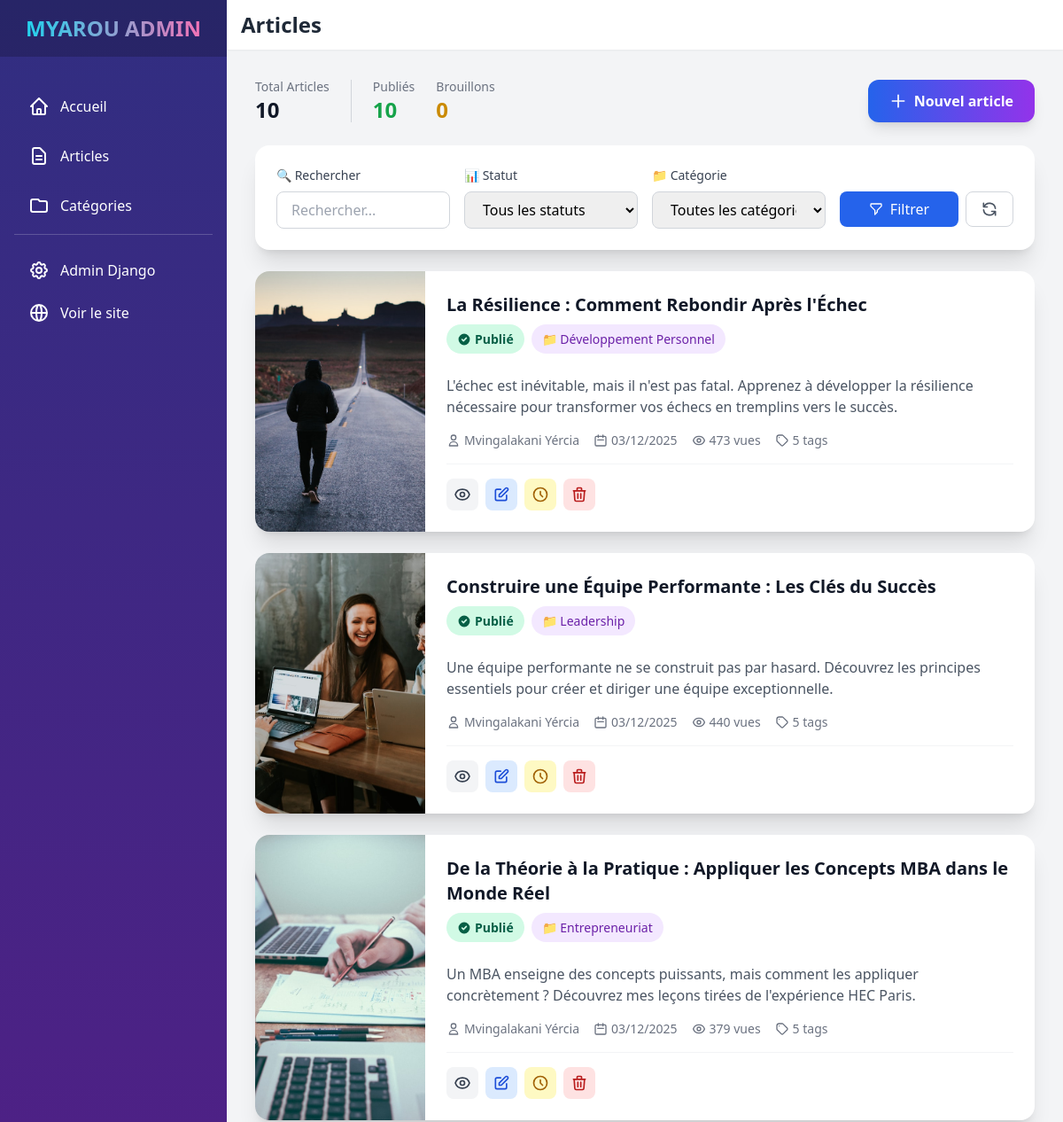
Before: /dashboard/articles/ (signed in, upper part) with the older database file.
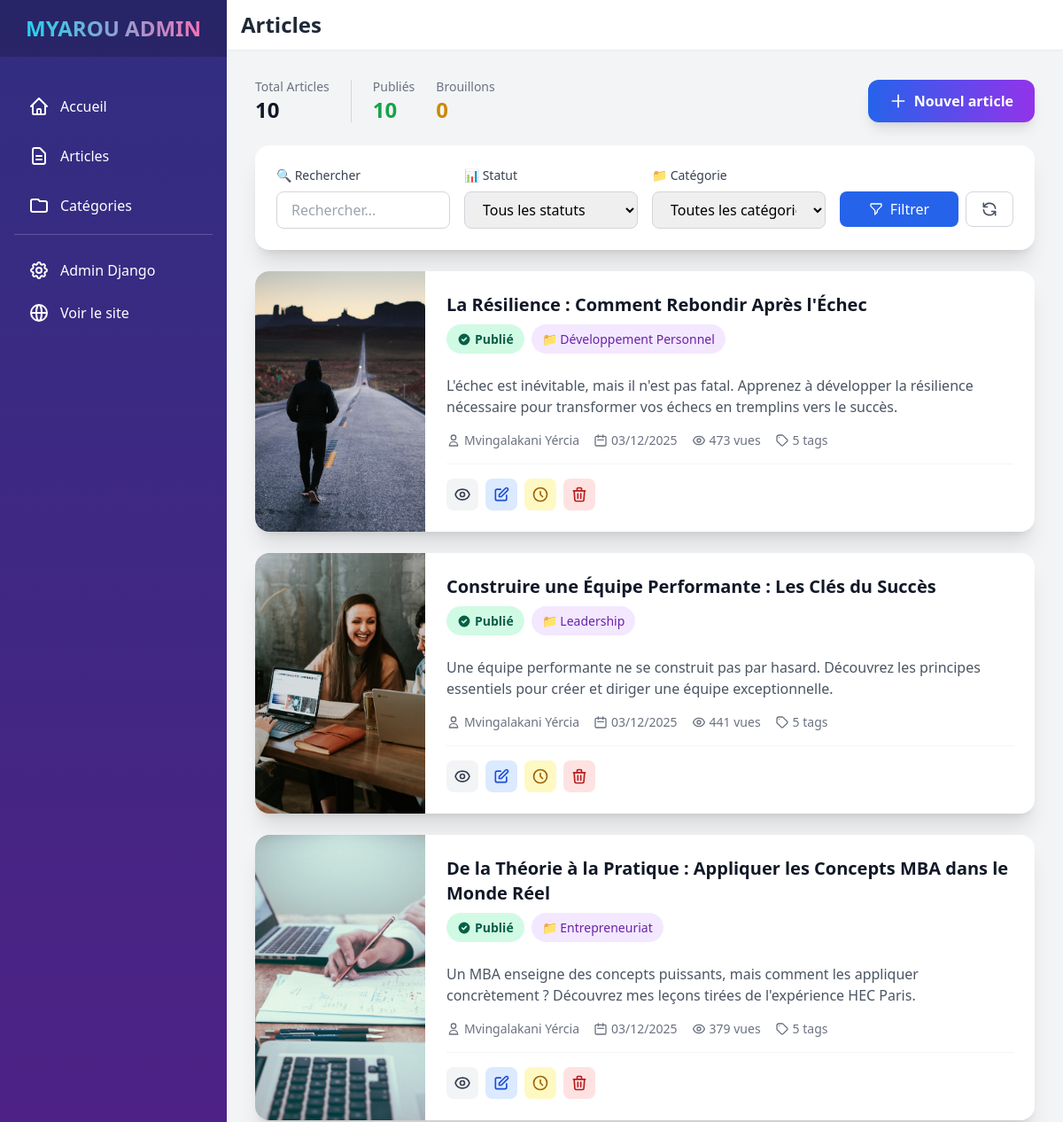
After: the same page with the newer database file.
### blog/models.py (models this page shows, shortened)
class Article(models.Model):
    STATUS_CHOICES = [
        ('draft', 'Brouillon'),
        ('published', 'Publié'),
        ('archived', 'Archivé'),
    ]
    title = models.CharField(
        max_length=255,
        verbose_name="Titre",
        help_text="Titre de l'article."
    )
    slug = models.SlugField(
        max_length=255,
        unique=True,
        blank=True,
        help_text="Slug généré automatiquement."
    )
    content = RichTextUploadingField(
        config_name='awesome_ckeditor',
        verbose_name="Contenu",
        help_text="Contenu principal de l'article avec éditeur HTML riche."
    )
    excerpt = models.TextField(
        blank=True,
        max_length=500,
        verbose_name="Extrait",
        help_text="Court extrait de l'article pour les listes (optionnel)."
    )
    image = models.ImageField(
        upload_to='articles/',
        blank=True,
        null=True,
        help_text="Image principale (optionnel)."
    )
    video_file = models.FileField(
        upload_to='articles/videos/',
        blank=True,
        null=True,
        verbose_name="Fichier vidéo",
        help_text="Télécharger une vidéo (MP4, WebM, etc.)."
    )
    video_url = models.URLField(
        blank=True,
        verbose_name="Lien vidéo",
        help_text="Lien vers une vidéo (YouTube, Vimeo, etc.). Si une vidéo est téléchargée, ce lien sera ignoré."
    )
    author = models.CharField(
        max_length=100,
        blank=True,
        verbose_name="Auteur",
        help_text="Nom de l'auteur"
    )
    category = models.ForeignKey(
        Category,
        on_delete=models.SET_NULL,
        null=True,
        blank=True,
        related_name="articles",
        verbose_name="Catégorie",
        help_text="Catégorie de l'article."
    )
    tags = models.CharField(
        max_length=200,
        blank=True,
        help_text="Tags séparés par des virgules."
    )
    status = models.CharField(
        max_length=10,
        choices=STATUS_CHOICES,
        default='draft',
        verbose_name="Statut",
        help_text="Statut de publication."
    )
    views = models.PositiveIntegerField(
        default=0,
        verbose_name="Vues",
        help_text="Nombre de vues de l'article."
    )
    created_at = models.DateTimeField(
        auto_now_add=True,
        verbose_name="Date de création"
    )
    updated_at = models.DateTimeField(
        auto_now=True,
        verbose_name="Date de modification"
    )
    published_at = models.DateTimeField(
        blank=True,
        null=True,
        verbose_name="Date de publication"
    )
    meta_description = models.CharField(
        max_length=160,
        blank=True,
        verbose_name="Meta description",
        help_text="Description SEO (max 160 caractères)."
    )
    meta_keywords = models.CharField(
        max_length=255,
        blank=True,
        verbose_name="Mots-clés SEO",
        help_text="Mots-clés SEO séparés par des virgules."
    )
    class Meta:
        ordering = ['-published_at', '-created_at']
        verbose_name = "Article"
        verbose_name_plural = "Articles"
        indexes = [
            models.Index(fields=['-published_at']),
            models.Index(fields=['status']),
        ]
    def get_tags_list(self):
        return [tag.strip() for tag in self.tags.split(',') if tag.strip()]

class Category(models.Model):
    name = models.CharField(
        max_length=100,
        unique=True,
        verbose_name="Nom",
        help_text="Nom de la catégorie."
    )
    slug = models.SlugField(
        max_length=120,
        unique=True,
        blank=True,
        help_text="Généré automatiquement à partir du nom."
    )
    description = RichTextUploadingField(
        blank=True,
        config_name='awesome_ckeditor',
        verbose_name="Description",
        help_text="Description de la catégorie avec support HTML, images, etc."
    )
    image = models.ImageField(
        upload_to='categories/',
        blank=True,
        null=True,
        help_text="Image de la catégorie (optionnel)."
    )
    class Meta:
        ordering = ['name']
        verbose_name = "Catégorie"
        verbose_name_plural = "Catégories"
    def get_article_count(self):
        """Retourne le nombre d'articles publiés dans cette catégorie"""
        return self.articles.filter(status='published').count()
    get_article_count.short_description = "Articles publiés"

### dashboard/views.py (the view)
# urls.py: path('articles/', views.article_list, name='article_list'),
@login_required(login_url='dashboard:login')
@user_passes_test(is_staff, login_url='dashboard:login')
def article_list(request):
    search = request.GET.get('search', '')
    status = request.GET.get('status', '')
    category = request.GET.get('category', '')
    articles = Article.objects.all()
    if search:
        articles = articles.filter(
            Q(title__icontains=search) |
            Q(content__icontains=search) |
            Q(tags__icontains=search)
        )
    if status:
        articles = articles.filter(status=status)
    if category:
        articles = articles.filter(category_id=category)
    articles = articles.order_by('-created_at')
    published_count = Article.objects.filter(status="published").count()
    draft_count = Article.objects.filter(status="draft").count()
    categories = Category.objects.all()
    context = {
        'articles': articles,
        'categories': categories,
        'search': search,
        'status_filter': status,
        'category_filter': category,
        'published_count': published_count,
        'draft_count': draft_count,
    }
    return render(request, 'dashboard/article_list.html', context)

### dashboard/views.py (called while the page is built)
def is_staff(user):
    return user.is_staff

### dashboard/templates/dashboard/article_list.html (shortened to what the changed rows need)
{% extends 'dashboard/base.html' %}
{% load static %}
{% block page_title %}Articles{% endblock %}
{% block content %}
{% if articles %}
<div class="grid grid-cols-1 gap-6">
    {% for article in articles %}
    <div class="article-card bg-white rounded-2xl shadow-xl overflow-hidden hover:shadow-2xl">
        <div class="md:flex">
            <div class="md:flex-shrink-0">
                {% if article.image %}
                    <img src="{{ article.image.url }}" alt="{{ article.title }}" class="article-image">
                {% else %}
                    <div class="article-placeholder">
                        <span>📄</span>
                    </div>
                {% endif %}
            </div>
            <div class="p-6 flex-1 flex flex-col">
                <div class="flex items-start justify-between mb-3">
                    <div class="flex-1">
                        <a href="{% url 'dashboard:article_detail' article.pk %}" class="block group">
                            <h3 class="text-xl font-bold text-gray-900 group-hover:text-blue-600 transition-colors mb-2">
                                {{ article.title }}
                            </h3>
                        </a>
                        <div class="flex flex-wrap gap-2 mb-3">
                            <span class="status-badge status-{{ article.status }}">
                                {% if article.status == 'published' %}
                                    <svg class="w-4 h-4 mr-1" fill="currentColor" viewBox="0 0 20 20">
                                        <path fill-rule="evenodd" d="M10 18a8 8 0 100-16 8 8 0 000 16zm3.707-9.293a1 1 0 00-1.414-1.414L9 10.586 7.707 9.293a1 1 0 00-1.414 1.414l2 2a1 1 0 001.414 0l4-4z" clip-rule="evenodd"></path>
                                    </svg>
                                {% elif article.status == 'draft' %}
                                    <svg class="w-4 h-4 mr-1" fill="currentColor" viewBox="0 0 20 20">
                                        <path fill-rule="evenodd" d="M18 10a8 8 0 11-16 0 8 8 0 0116 0zm-7 4a1 1 0 11-2 0 1 1 0 012 0zm-1-9a1 1 0 00-1 1v4a1 1 0 102 0V6a1 1 0 00-1-1z" clip-rule="evenodd"></path>
                                    </svg>
                                {% else %}
                                    <svg class="w-4 h-4 mr-1" fill="currentColor" viewBox="0 0 20 20">
                                        <path d="M4 3a2 2 0 100 4h12a2 2 0 100-4H4z"></path>
                                        <path fill-rule="evenodd" d="M3 8h14v7a2 2 0 01-2 2H5a2 2 0 01-2-2V8zm5 3a1 1 0 011-1h2a1 1 0 110 2H9a1 1 0 01-1-1z" clip-rule="evenodd"></path>
                                    </svg>
                                {% endif %}
                                {{ article.get_status_display }}
                            </span>
                            {% if article.category %}
                                <span class="inline-flex items-center px-3 py-1 rounded-full text-sm font-medium bg-purple-100 text-purple-800">
                                    📁 {{ article.category.name }}
                                </span>
                            {% endif %}
                        </div>
                    </div>
                </div>
                <p class="text-gray-600 line-clamp-2 mb-4 flex-1">
                    {{ article.excerpt|default:article.content|striptags|truncatewords:30 }}
                </p>
                <div class="flex flex-wrap items-center gap-4 text-sm text-gray-500 mb-4">
                    {% if article.author %}
                        <span class="inline-flex items-center">
                            <svg class="w-4 h-4 mr-1" fill="none" stroke="currentColor" viewBox="0 0 24 24">
                                <path stroke-linecap="round" stroke-linejoin="round" stroke-width="2" d="M16 7a4 4 0 11-8 0 4 4 0 018 0zM12 14a7 7 0 00-7 7h14a7 7 0 00-7-7z"></path>
                            </svg>
                            {{ article.author }}
                        </span>
                    {% endif %}
                    <span class="inline-flex items-center">
                        <svg class="w-4 h-4 mr-1" fill="none" stroke="currentColor" viewBox="0 0 24 24">
                            <path stroke-linecap="round" stroke-linejoin="round" stroke-width="2" d="M8 7V3m8 4V3m-9 8h10M5 21h14a2 2 0 002-2V7a2 2 0 00-2-2H5a2 2 0 00-2 2v12a2 2 0 002 2z"></path>
                        </svg>
                        {{ article.created_at|date:"d/m/Y" }}
                    </span>
                    <span class="inline-flex items-center">
                        {{ article.views }} vue{{ article.views|pluralize }}
                    </span>
                    {% if article.get_tags_list %}
                        <span class="inline-flex items-center">
                            <svg class="w-4 h-4 mr-1" fill="none" stroke="currentColor" viewBox="0 0 24 24">
                                <path stroke-linecap="round" stroke-linejoin="round" stroke-width="2" d="M7 7h.01M7 3h5c.512 0 1.024.195 1.414.586l7 7a2 2 0 010 2.828l-7 7a2 2 0 01-2.828 0l-7-7A1.994 1.994 0 013 12V7a4 4 0 014-4z"></path>
                            </svg>
                            {{ article.get_tags_list|length }} tag{{ article.get_tags_list|length|pluralize }}
                        </span>
                    {% endif %}
                </div>
                <div class="flex flex-wrap gap-2 pt-4 border-t border-gray-100">
                    <a href="{% url 'dashboard:article_detail' article.pk %}"
                       class="action-btn bg-gray-100 hover:bg-gray-200 text-gray-700"
                       title="Voir les détails">
                    </a>
                    <a href="{% url 'dashboard:article_edit' article.pk %}"
                       class="action-btn bg-blue-100 hover:bg-blue-200 text-blue-700"
                       title="Modifier">
                        <svg class="w-5 h-5" fill="none" stroke="currentColor" viewBox="0 0 24 24">
                            <path stroke-linecap="round" stroke-linejoin="round" stroke-width="2" d="M11 5H6a2 2 0 00-2 2v11a2 2 0 002 2h11a2 2 0 002-2v-5m-1.414-9.414a2 2 0 112.828 2.828L11.828 15H9v-2.828l8.586-8.586z"></path>
                        </svg>
                    </a>
                    <form method="post" action="{% url 'dashboard:article_publish' article.pk %}" class="inline-block">
                        <button type="submit"
                                class="action-btn {% if article.status == 'published' %}bg-yellow-100 hover:bg-yellow-200 text-yellow-700{% else %}bg-green-100 hover:bg-green-200 text-green-700{% endif %}"
                                title="{% if article.status == 'published' %}Mettre en brouillon{% else %}Publier{% endif %}">
                            {% if article.status == 'published' %}
                                <svg class="w-5 h-5" fill="none" stroke="currentColor" viewBox="0 0 24 24">
                                    <path stroke-linecap="round" stroke-linejoin="round" stroke-width="2" d="M12 8v4l3 3m6-3a9 9 0 11-18 0 9 9 0 0118 0z"></path>
                                </svg>
                            {% else %}
                                <svg class="w-5 h-5" fill="none" stroke="currentColor" viewBox="0 0 24 24">
                                    <path stroke-linecap="round" stroke-linejoin="round" stroke-width="2" d="M9 12l2 2 4-4m6 2a9 9 0 11-18 0 9 9 0 0118 0z"></path>
                                </svg>
                            {% endif %}
                        </button>
                    </form>
                    <button onclick="confirmDelete('{{ article.title|escapejs }}', '{% url 'dashboard:article_delete' article.pk %}')"
                            class="action-btn bg-red-100 hover:bg-red-200 text-red-700"
                            title="Supprimer">
                        <svg class="w-5 h-5" fill="none" stroke="currentColor" viewBox="0 0 24 24">
                            <path stroke-linecap="round" stroke-linejoin="round" stroke-width="2" d="M19 7l-.867 12.142A2 2 0 0116.138 21H7.862a2 2 0 01-1.995-1.858L5 7m5 4v6m4-6v6m1-10V4a1 1 0 00-1-1h-4a1 1 0 00-1 1v3M4 7h16"></path>
                        </svg>
                    </button>
                </div>
            </div>
        </div>
    </div>
    {% endfor %}
</div>
{% endif %}
{% endblock %}

Changed rows visible on the page:
changed Article "Construire une Équipe Performante : Les Clés du Succès": views "440" → "441"
